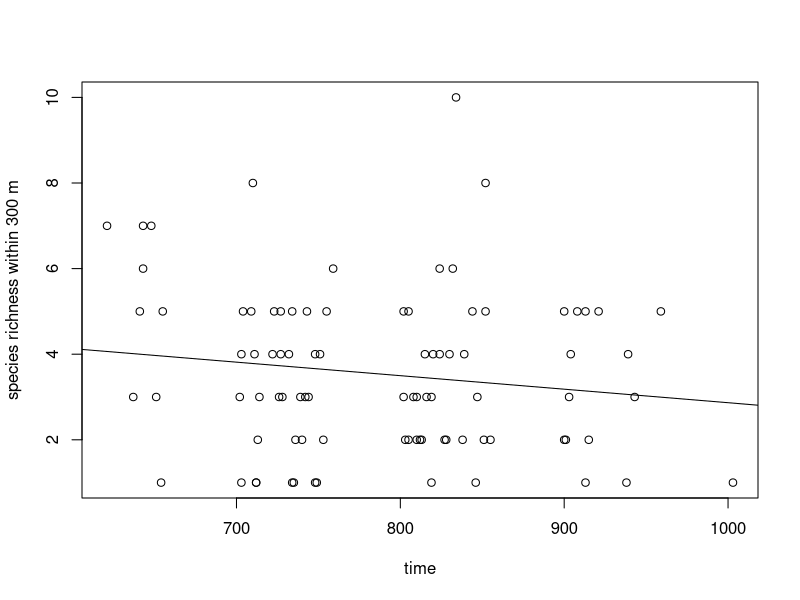
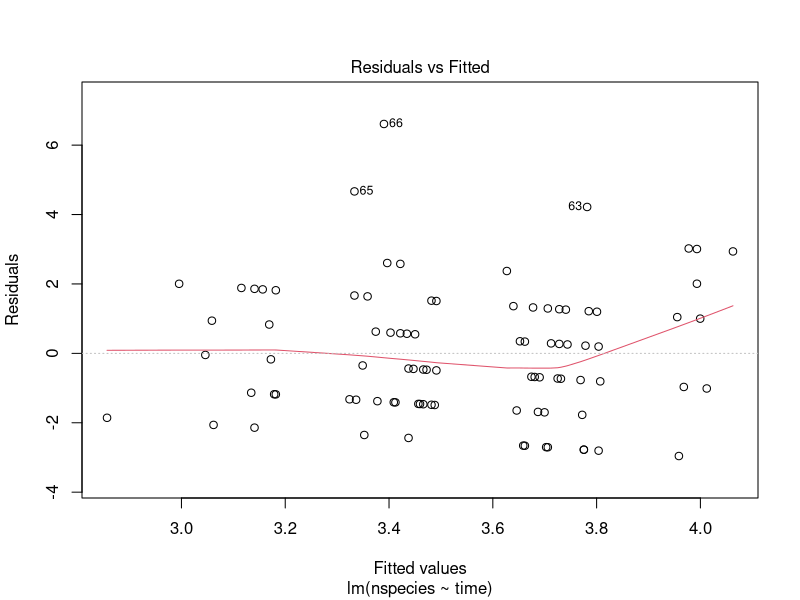
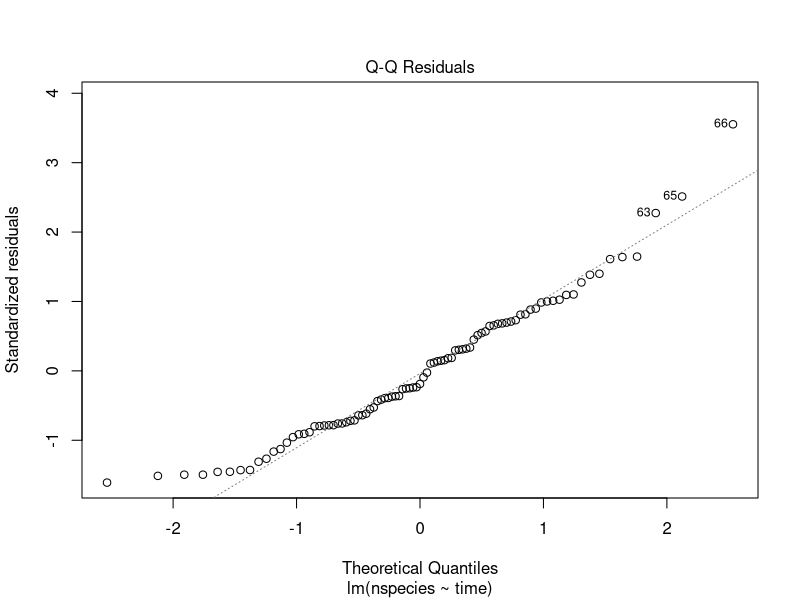
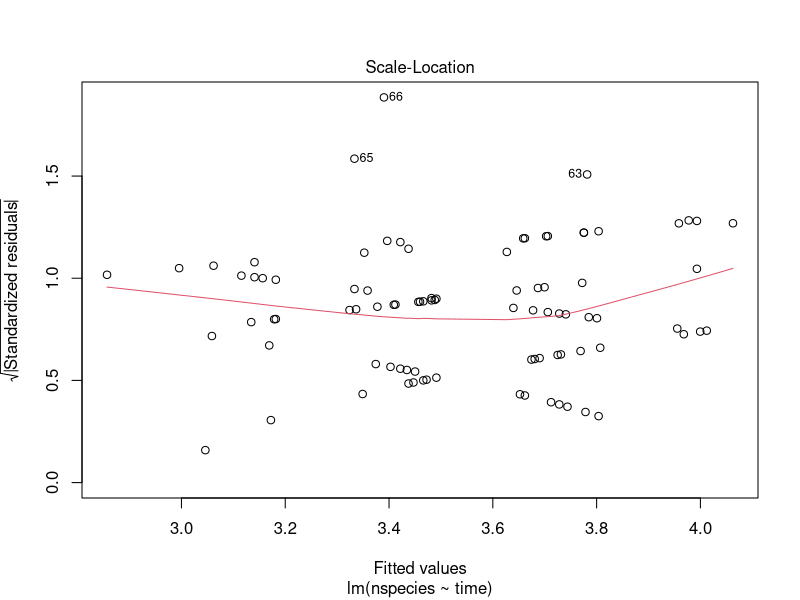
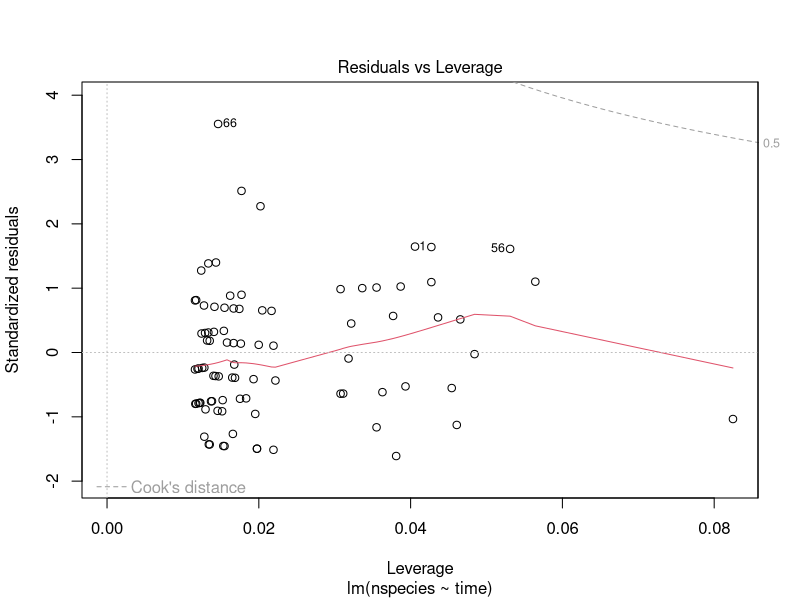
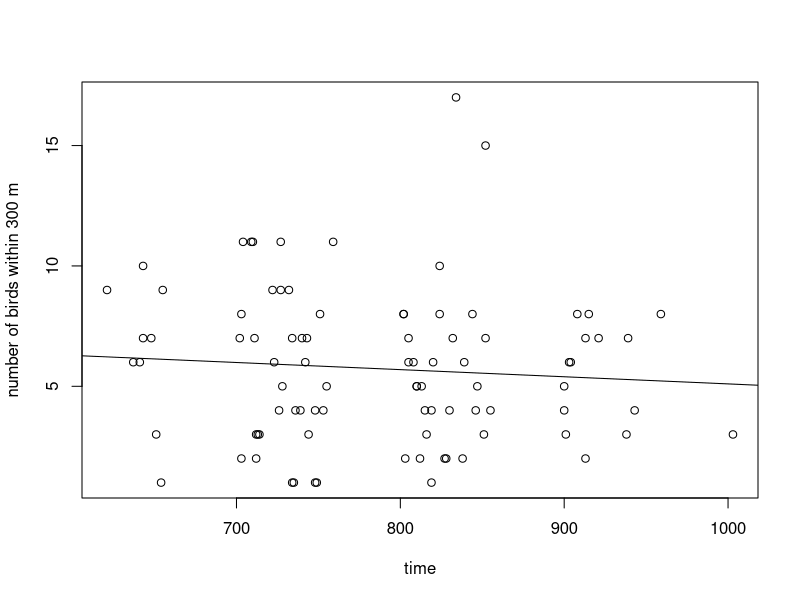
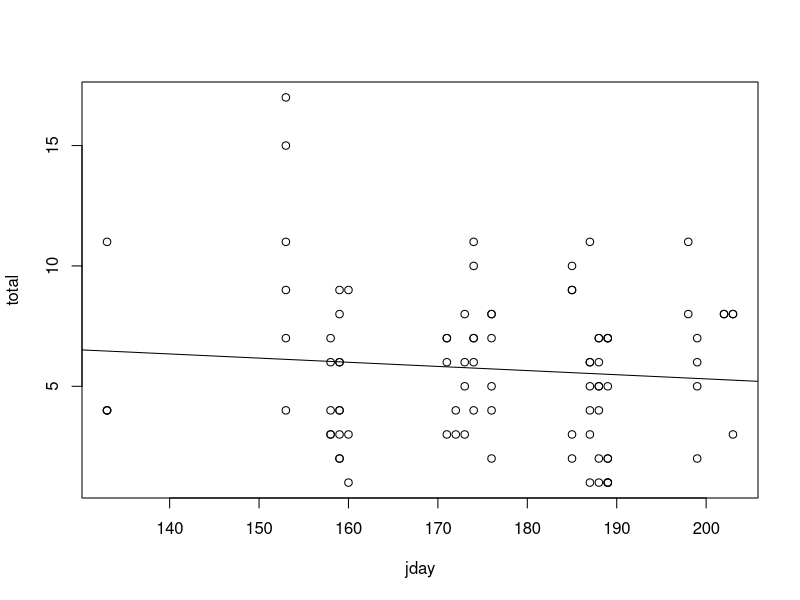
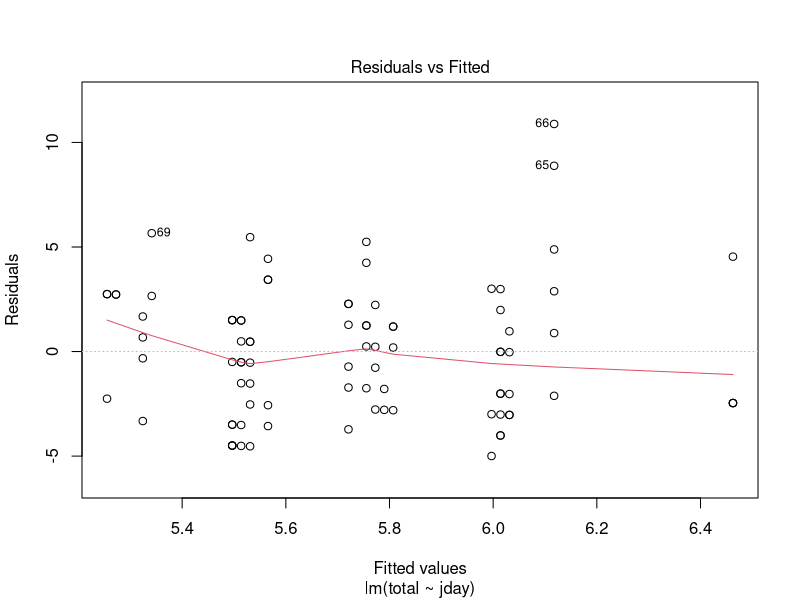

These charts were generated, in order, by the following R code: (Note: this script raises an error after producing the figures.)
# Script to investigate avian point count data
# TODO----------------------------------------
# for posters/presentations, save vectors of element_text for large things
# i.e. poster_txt <- element_text(face="bold", color="white", size="24")
rm(list = ls())
library(lme4)
library(tidyverse)
library(lubridate)
library(chron)


# tidying data ------------------------------------------------------------

## load data and clean
d <- read.csv(file = "data/PointCountData_Master copy.csv")
colnames(d) <- tolower(colnames(d))
d$date <- mdy(d$date)
d$fish <- factor(ifelse(d$fish == 1, "fishless", "fish"))

## rename basin names to look pretty later
d$basin <- tolower(d$basin)
d$basin <- sub("eastla", "East Lake", d$basin, ignore.case =FALSE, fixed=FALSE)
d$basin <- sub("center", "Center", d$basin, ignore.case =FALSE, fixed=FALSE)
d$basin <- sub("amphit", "Amphitheater", d$basin, ignore.case =FALSE, fixed=FALSE)
d$basin <- sub("wright", "Wright Lakes", d$basin, ignore.case =FALSE, fixed=FALSE)
d$basin <- sub("upkern", "Upper Kern", d$basin, ignore.case =FALSE, fixed=FALSE)
d$basin <- sub("barret", "Barrett Lakes", d$basin, ignore.case =FALSE, fixed=FALSE)

## fix case issues in species and location columns
d$species <- toupper(d$species)
d$location <- toupper(d$location)

## set basin as a factor
d$basin <-as.factor(d$basin)

## change all entries with > to 500m and FO to NA 
d$distance <- as.character(d$distance)
d$distance[regexpr(">", d$distance) != -1] <- "500"
d$distance[regexpr("FO", d$distance) != -1] <- "NA"
d$distance <- as.integer(d$distance) 

d$jday <- yday(d$date)

# code to add column with full species name (for graphing)

spec_AOU <- sort(unique(d$species))
spec_AOU
spec_names <- c("American Pipit", "American Robin", "Brewer's Blackbird", "Cassin's Finch", "Chipping Sparrow",
                "Clark's Nutcracker", "Dark-eyed Junco", "Dusky Flycatcher", "Fox Sparrow", "Gray-crowned Rosy Finch",
                "Hermit Thrush", "Mountain Bluebird", "Mountain Chickadee", "Northern Flicker", "Red Crossbill", "Rock Wren", 
                "Rufous Hummingbird", "Spotted Sandpiper", "White-crowned Sparrow", "Wilson's Warbler", "Unidentified Hummingbird", 
                "Unidentified Sparrow", "Unidentified Bird", "Yellow-Rumped Warbler")
spec_names <- as.data.frame(cbind(spec_names, spec_AOU))
colnames(spec_names) <- c("spec_name", "species")

#d <- merge(d, spec_names, by.x = "species", by.y = "spec_AOU") # this worked

## exploratory plots of species richness and abundance ---------------------

## restrict distance; exclude double-counts and unidentified species
d300 <- d %>% filter(distance < 300 & doublecount == "" & species != "XXXX" & species !="XXSP" & species != "XXHU")
d150 <- d %>% filter(distance < 150 & doublecount == "" & species != "XXXX" & species !="XXSP" & species != "XXHU")
d100 <- d %>% filter(distance < 100 & doublecount == "" & species != "XXXX" & species !="XXSP" & species != "XXHU")
d50 <- d %>% filter(distance < 50 & doublecount == "" & species != "XXXX" & species !="XXSP" & species != "XXHU")

## e summarises species richness and abundance PER POINT
e300 <- d300 %>% group_by(basin, fish, location, date, point, time, jday) %>% 
  summarize(nspecies=n_distinct(species), total=n())

e150 <- d150 %>% group_by(basin, fish, date, point, time, jday) %>% 
  summarize(nspecies=n_distinct(species), total=n())

e100 <- d100 %>% group_by(basin, fish, date, point, time, jday) %>% 
  summarize(nspecies=n_distinct(species), total=n())

e50 <- d50 %>% group_by(basin, fish, date, point, time, jday) %>% 
  summarize(nspecies=n_distinct(species), total=n())

### relationship of abundance and sp.rich. with time of day
## species richness and time of morning
plot(nspecies~time, data=e300, ylab = "species richness within 300 m")
lm <- lm(nspecies~time, data=e300)
abline(lm)
summary(lm)
plot(lm)

# abundance and time of morning
plot(total~time, data=e300, ylab = "number of birds within 300 m")
lm2 <- lm(total~time, data=e300)
abline(lm2)

### relationship with date of year
## first make julian day column

plot(total~jday, data=e300)
lm3 <- lm(total~jday, data=e300)
abline(lm3)
plot(lm3)
summary(lm3)

plot(nspecies~jday, data=e300, xlab = "Julian day", ylab = "species richness within 300 m")
lm4 <- lm(nspecies~jday, data=e300)
abline(lm4)

plot(nspecies~fish, data=e50)
plot(total~fish, data=e50)

# plot number of detections by distance
# looks like the majority of detections are made within 150 m:
ggplot(d300, aes(x=distance)) +
  geom_dotplot(binwidth = 10, aes(fill=species, alpha=0.7))


# boxplots by basin -------------------------------------------------------

## species richness
## boxplots represent medians, 25% and 75% quantiles.
# e300 %>%
#   filter(year(date)=="2016") %>%
ggplot(data = e300) +
  geom_boxplot(aes(x=fish, y=nspecies, color=fish)) +
  labs(x="treatment", y="species richness", title="Species Richness within 300m, 2014-2016") +
  facet_wrap(~basin) +
  theme_light()

# trying to coerce the boxplots to means and SE

e300 %>% group_by(basin, fish, location) %>%
  summarise(n_surveys=n(),
            mean_sprich=mean(nspecies),
            sd_count = sd(nspecies),
            se_count = std.error(nspecies))
            
## abundance 

ggplot(data = e300) +
  geom_boxplot(aes(x=fish, y=total, color=fish)) +
  labs(x="treatment", y="number of birds detected", title="Bird Abundance within 300m, 2014-2016") +
  facet_wrap(~basin) +
  theme_light()

ggplot(data = e150) +
  geom_boxplot(aes(x=fish, y=total, color=fish)) +
  labs(x="treatment", y="number of birds detected", title="Bird Abundance within 150m, 2014-2016") +
  facet_wrap(~basin) +
  theme_light()

ggplot(data = e50) +
  geom_boxplot(aes(x=fish, y=total, color=fish)) +
  labs(x="treatment", y="number of birds detected", title="Bird Abundance within 50m, 2014-2016") +
  facet_wrap(~basin) +
  theme_light()

# plots by species --------------------------------------------------------



## spec summarizes by entire point count, not just the songmeter point
spec <- d300 %>% 
  group_by(basin, fish, location, date, point, species) %>% 
  summarize(count=n())

## spread and gather give an entry for each species in the species pool, even if count = 0
spec <- spread(data = spec, key=species, value=count, fill=0)
spec <- gather(data = spec, key = species, ... = AMPI:YRWA) 

library(plotrix) # for calculating standard error TO DO! dbl check this is calculating correctly??

## now calculate mean, median, and se for each species per location (averaging over survey date)
## not working:
# spec_stats_lake <- spec %>% group_by(basin, fish, location, species) %>%
#   summarise(num_surveys = n(),
#             mean_count = mean(value),
#             median_count = median(value),
#             sd_count = sd(value),
#             se_count = std.error(value))

# summary stats by treatment
spec_stats_2015 <- spec %>% filter(year(date) == 2015) %>% group_by(fish, species) %>%
  summarise(num_surveys = n(),
            mean_count = mean(value),
            median_count = median(value),
            sd_count = sd(value),
            se_count = std.error(value))

# add nice-looking species names to data-frame... had to do this here because spread and gather don't play nice with the spec_names column
spec_stats_2015 <- merge(spec_stats_2015, spec_names, by = "species")

ggplot(spec_stats_2015, aes(x=spec_name, y=mean_count, fill=fish)) +
  geom_bar(stat="identity", position=position_dodge(), width = 0.6) +
  geom_errorbar(position=position_dodge(),
                aes(ymin = mean_count-se_count, ymax = mean_count+se_count, width = 0.6)) +
  theme_minimal() +
  theme(axis.text.x = element_text(angle = 45, hjust = 1)) +
  labs(x = "Species", y = "mean count of individuals per point", title = "Mean count of individuals per point, year 2015")

# all years
spec_stats_fish <- spec %>% group_by(fish, species) %>%
  summarise(num_surveys = n(),
            mean_count = mean(value),
            median_count = median(value),
            sd_count = sd(value),
            se_count = std.error(value))

spec_stats_fish <- merge(spec_stats_fish, spec_names, by = "species")

ggplot(spec_stats_fish, aes(x=spec_name, y=mean_count, fill=fish)) +
  geom_bar(stat="identity", position=position_dodge(), width = 0.6) +
  geom_errorbar(position=position_dodge(),
                aes(ymin = mean_count-se_count, ymax = mean_count+se_count, width = 0.6)) +
  theme(axis.text.x = element_text(angle = 45, hjust = 1)) +
  labs(x = "Species", y = "mean count of individuals per point", title = "Mean count of individuals per point, all years")

# spec_sm summarizes for the songmeter point ONLY
spec_sm <- d300 %>% 
  filter(point=="1") %>%
  group_by(basin, fish, date, species) %>% 
  summarize(count=n())

# the following spread/gather gives counts for each species for each date for each lake type
# NOT individual lakes!
spec_sm <- spread(data = spec_sm, key = species, value = count, fill = 0)
spec_sm <- gather(data = spec_sm, key = species, ... = AMPI:YRWA) 
#spec_sm <- as.factor(spec_sm$species)
# now add species names for graphing purposes

spec_sm <- merge(spec_sm, spec_names, by = "species")

# ggplot(spec_sm, aes(x=species, y=value, fill=fish)) + 
#   geom_boxplot() +
#   labs(title = "number of birds per species within 300m of points",
#        x = "species (AOU code)", 
#        y = "number of birds counted") +
#   theme_light()

spec_sm_stats <- spec_sm %>% group_by(fish, spec_name) %>%
  summarise(num_surveys = n(),
            mean_count = mean(value),
            median_count = median(value),
            sd_count = sd(value),
            se_count = std.error(value))



ggplot(spec_sm_stats, aes(x=spec_name, y=mean_count, fill=fish)) +
  geom_bar(stat="identity", position=position_dodge(), width = 0.6) + 
  geom_errorbar(position=position_dodge(), 
                aes(ymin = mean_count-se_count, ymax = mean_count+se_count, width = 0.6)) +
  theme_minimal() +
  theme(axis.text.x = element_text(angle = 45, hjust = 1)) +
  labs(x = "Species", y = "mean count of individuals per point", title = "Mean count of individuals at SongMeter point, year 2015")

  
# try for a single lake pair

spec_center <- d300 %>% 
  filter(point=="1" & basin=="Center") %>%
  group_by(basin, fish, date, species) %>% 
  summarize(count=n())

spec_center <- spread(data = spec_center, key = species, value = count, fill = 0)
spec_center <- gather(data = spec_center, key = species, ... = AMPI:YRWA) 

spec_center_stats <- spec_center %>% group_by(fish, species) %>%
  summarise(num_surveys = n(),
            mean_count = mean(value),
            median_count = median(value),
            sd_count = sd(value),
            se_count = std.error(value))

ggplot(spec_center_stats, aes(x=species, y=mean_count, fill=fish)) +
  geom_bar(stat="identity", position=position_dodge(), width = 0.6) + 
  geom_errorbar(position=position_dodge(), 
                aes(ymin = mean_count-se_count, ymax = mean_count+se_count, width = 0.6)) +
  labs(title="Mean counts of birds within 300m of SongMeter point, Center Basin, 2014-2016", 
       x="species", 
       y="mean count of individuals +/- s.e.m.")

spec_amphit <- d300 %>% 
  filter(point=="1" & basin=="Amphitheater") %>%
  group_by(basin, fish, date, species) %>% 
  summarize(count=n())

spec_amphit <- spread(data = spec_amphit, key = species, value = count, fill = 0)
spec_amphit <- gather(data = spec_amphit, key = species, ... = AMPI:WCSP) 

spec_amphit_stats <- spec_amphit %>% group_by(fish, species) %>%
  summarise(num_surveys = n(),
            mean_count = mean(value),
            median_count = median(value),
            sd_count = sd(value),
            se_count = std.error(value))

ggplot(spec_amphit_stats, aes(x=species, y=mean_count, fill=fish)) +
  geom_bar(stat="identity", position=position_dodge(), width = 0.6) + 
  geom_errorbar(position=position_dodge(), 
                aes(ymin = mean_count-se_count, ymax = mean_count+se_count, width = 0.6)) +
  labs(title="Mean counts of birds within 300m of SongMeter point, Amphitheater Basin, 2014-2016", 
       x="species", 
       y="mean count of individuals +/- s.e.m.")

spec_upkern <- d300 %>% 
  filter(point=="1" & basin=="Upper Kern") %>%
  group_by(basin, fish, date, species) %>% 
  summarize(count=n())

spec_upkern <- spread(data = spec_upkern, key = species, value = count, fill = 0)
spec_upkern <- gather(data = spec_upkern, key = species, ... = AMPI:WCSP) 

spec_upkern_stats <- spec_upkern %>% group_by(fish, species) %>%
  summarise(num_surveys = n(),
            mean_count = mean(value),
            median_count = median(value),
            sd_count = sd(value),
            se_count = std.error(value))

ggplot(spec_upkern_stats, aes(x=species, y=mean_count, fill=fish)) +
  geom_bar(stat="identity", position=position_dodge(), width = 0.6) + 
  geom_errorbar(position=position_dodge(), 
                aes(ymin = mean_count-se_count, ymax = mean_count+se_count, width = 0.6)) +
  labs(title="Mean counts of birds within 300m of SongMeter point, Upper Kern, 2014-2016", 
       x="species", 
       y="mean count of individuals +/- s.e.m.")




# trying to present different summary stats for easier legibility


# TO DO: dotplot of sp rich with species ID (like Madi made)

ggplot()

## EDA just 2015 data
d2015 <- d[year(d$date) == 2015, ]

# grouping all-years data by year, date, and summarizing # of species and total counts
abd <- d %>% group_by(basin, fish, year=year(date), month=month(date)) %>% 
  summarize(nspecies=n_distinct(species), total=n())

# 
abdd <- d2015 %>% filter(date > "2015-06-07" & date < "2015-07-06" & distance < 151 & doublecount == "") %>% 
  group_by(basin, fish) %>% 
  summarize(nspecies=n_distinct(species), total=n())

plot(total~fish, data=abdd)
plot(nspecies~fish, data=abdd)

# summarize by species, too
# spec2015 filters down to one point count per site
spec2015 <- d %>% filter(date > "2015-06-07" & date < "2015-07-06" & distance < 151 & doublecount == "") %>% 
  group_by(basin, fish, species) %>% 
  summarize(nspecies=n_distinct(species), total=n())

# basic bar graph of bird counts by species by basin ## THIS IS WRONG-- DOESN'T GIVE TRUE COUNT VALUES ##
b <- ggplot(spec2015, aes(x=species, y=total, fill=fish)) + 
  geom_bar(stat="identity", position=position_dodge(), width=0.8) +
  labs(title = "number of birds per species at fish-containing and fishless lakes",
       x = "species (AOU code)", 
       y = "number of birds counted") +
  theme(legend.title = element_blank(),
        plot.title = element_text(face="bold", size=16),
        axis.title = element_text(face="bold", size=16),
        axis.text.x = element_text(size=14, angle=0),
        axis.text.y = element_text(size=14, angle=0))
b

c <- ggplot(spec2015, aes(x=species, y=total, fill=fish)) + 
  geom_bar(stat="identity", position=position_dodge(), width=0.8) +
  labs(title = "number of birds per species at fish-containing and fishless lakes",
       x = "species (AOU code)", 
       y = "number of birds counted") +
  facet_wrap(~basin)
c
# summary stats for abdd
poop <- abdd %>%
  group_by(fish) %>%
  summarise_each(funs(mean, sd(., na.rm=TRUE)), -basin)

# abundance 
b <- ggplot(poop, aes(x=fish, y=total_mean, fill=fish)) +
  geom_bar(stat="identity", width = 0.6, position=position_dodge()) +
  geom_errorbar(aes(ymin=total_mean-total_sd, 
                    ymax=total_mean+total_sd), 
                    width=.2, 
                    position=position_dodge(0.9))
b + labs(x = "species (AOU code)", y = "number of birds counted") +
  theme(legend.position="none",
            plot.title = element_text(face="bold", size=16),
            axis.title = element_text(face="bold", size=16),
            axis.text.x = element_text(size=14, angle=0),
            axis.text.y = element_text(size=14, angle=0))

# sprich
s <- ggplot(poop, aes(x=fish, y=nspecies_mean, fill=fish)) +
  geom_bar(stat="identity", width = 0.6, position=position_dodge()) +
  geom_errorbar(aes(ymin=nspecies_mean-nspecies_sd, 
                    ymax=nspecies_mean+nspecies_sd), 
                width=.2, 
                position=position_dodge(0.9))
s + labs(title = "bird species richness at fish-containing and fishless lakes",
         x = "lake type", 
         y = "number of species counted") +
  theme(legend.position="none",
        plot.title = element_text(face="bold", size=16),
        axis.title = element_text(face="bold", size=16),
        axis.text.x = element_text(size=14, angle=0),
        axis.text.y = element_text(size=14, angle=0))

# using boxplots
# for abundance (number of birds)
abun <- ggplot(abdd) + geom_boxplot(aes(x=fish, y=total, fill=fish)) +
  labs(x = "lake type", 
       y = "# of birds counted") + 
  theme(legend.position="none", 
        plot.title = element_text(face="bold", size=16),
        axis.title = element_text(face="bold", size=16), 
        axis.text.x = element_text(face="bold", size=14, angle=0), 
        axis.text.y = element_text(size=14, angle=0)) +
  
  expand_limits(y=0)
  
abun

#for species richness
sprich <- ggplot(abdd) + geom_boxplot(aes(x=fish, y=nspecies, fill=fish)) +
  labs(title = "species richness at fish-containing and fishless lakes", 
       x = "lake type", 
       y = "# of species observed") + 
  theme(legend.position="none", 
        plot.title = element_text(face="bold", size=16),
        axis.title = element_text(face="bold", size=16), 
        axis.text.x = element_text(size=14, angle=0), 
        axis.text.y = element_text(size=14, angle=0)) +
  expand_limits(y=0)

sprich

# this is the baseR code to accomplish the above
# unsurprisingly, t-tests say there's no significant difference
plot(nspecies ~ fish, data=abdd)
t.test(nspecies ~ fish, data = abdd)

plot(total~fish, data=abdd)
t.test(total~fish, data=abdd)
